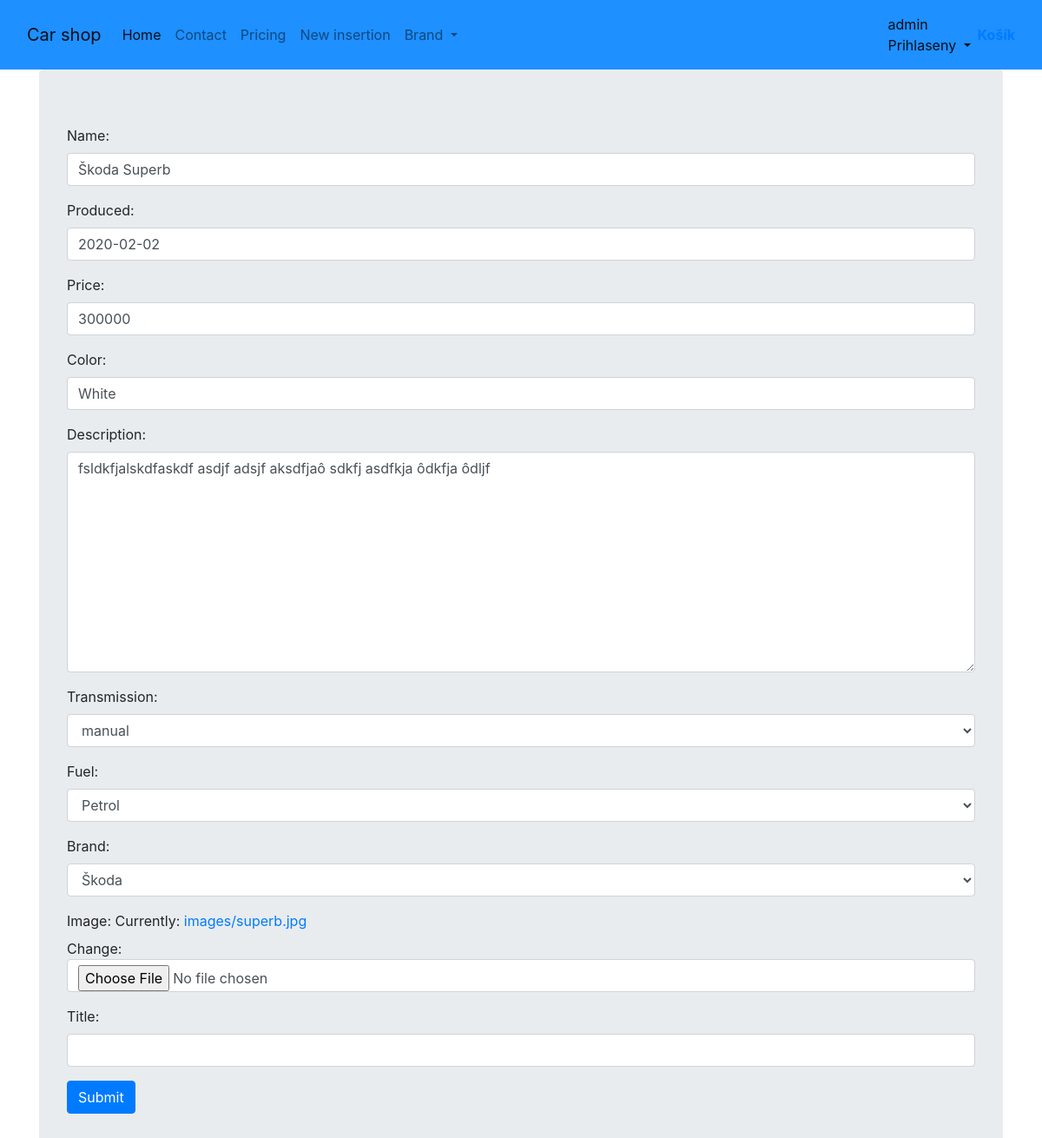
The page /update/6 (signed in) on the database as committed earlier.
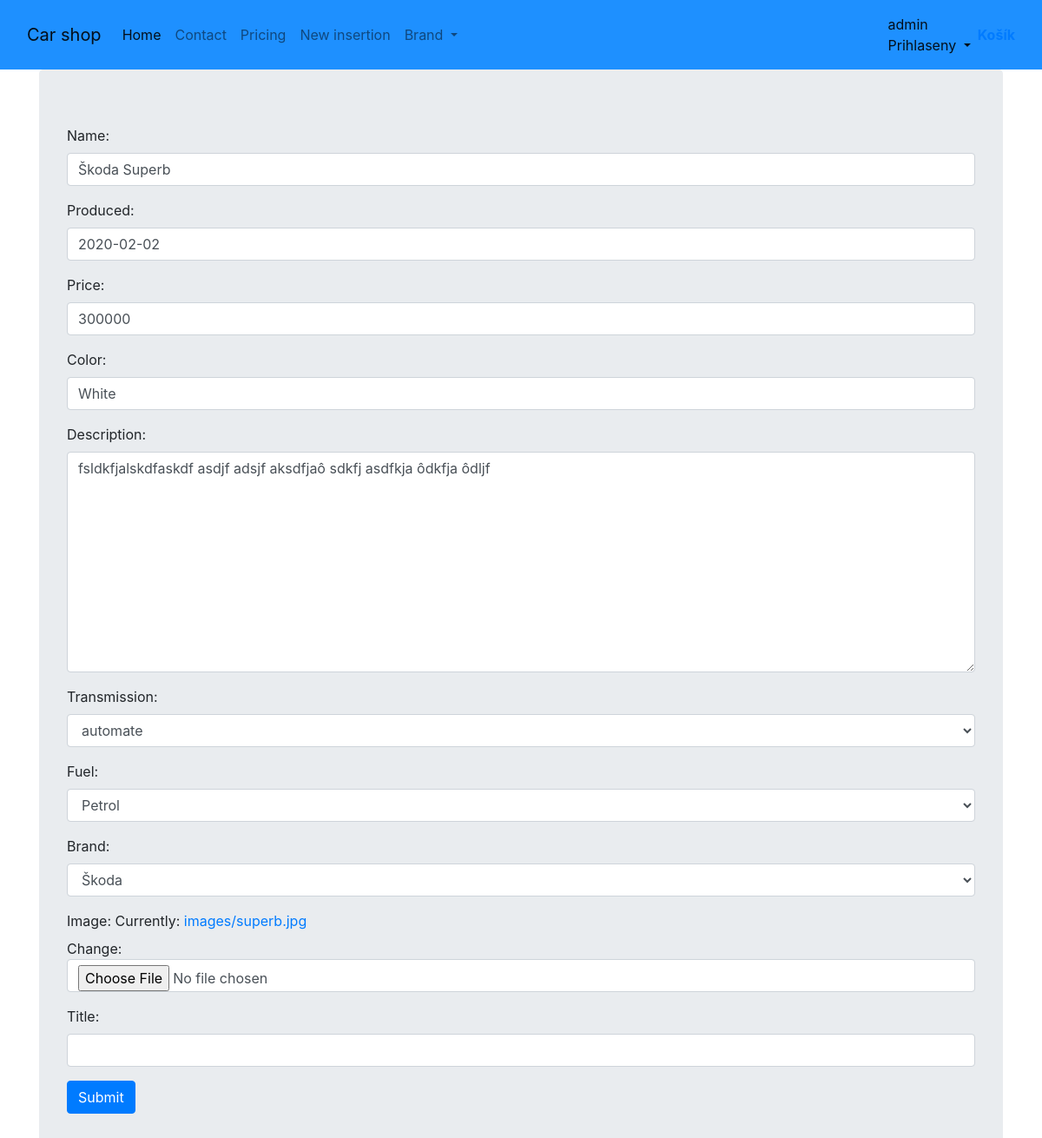
The same page on the database as committed later.
### viewer/models.py (models this page shows, shortened)
class Product(Model):
    name = CharField(max_length=128)
    produced = DateField()
    price = IntegerField()
    color = CharField(max_length=55)
    description = TextField()
    transmission = ForeignKey(Transmission, on_delete=DO_NOTHING)
    fuel = ForeignKey(Fuel, on_delete=DO_NOTHING)
    brand = ForeignKey(Brand, on_delete=DO_NOTHING)
    image = ImageField(upload_to='images/')

class Transmission(Model):
    name = CharField(max_length=55)
    def __str__(self):
        return f'{self.name}'

class Fuel(Model):
    name = CharField(max_length=55)
    def __str__(self):
        return f'{self.name}'

class Brand(Model):
    name = CharField(max_length=55)
    def __str__(self):
        return f'{self.name}'

### viewer/views.py (the view)
# urls.py: path('update/<int:pk>', ProductUpdateView.as_view(), name='update'),
class ProductUpdateView(PermissionRequiredMixin,LoginRequiredMixin, UpdateView):
    template_name = 'form.html'
    model = Product
    form_class = ProductModelForm
    success_url = reverse_lazy('index')
    permission_required = 'viewer.update_product'

### viewer/form.py
class ProductModelForm(ModelForm):
    class Meta:
        model = Product
        fields = '__all__'
    title = CharField(max_length=128)
    produced = DateField()
    price = IntegerField()
    color = CharField(max_length=55)
    description = CharField(widget=Textarea)
    transmission = ModelChoiceField(queryset=Transmission.objects)
    fuel = ModelChoiceField(queryset=Fuel.objects)
    brand = ModelChoiceField(queryset=Brand.objects)
    image = ImageField()
    def __init__(self, *args, **kwargs):
        super().__init__(*args, **kwargs)
        for visible in self.visible_fields():
            visible.field.widget.attrs['class'] = 'form-control'

### templates/form.html (shortened to what this page needs)
{% extends "base.html" %}
{% block content %}
    <form method="POST" enctype="multipart/form-data">
        <table class="">{{ form.as_p }}</table>
        <input type="submit" value="Submit" class="btn btn-primary">
    </form>
{% endblock %}

Rows that differ between the two databases and show on the page:
changed Product "White": transmission "manual" → "automate"
